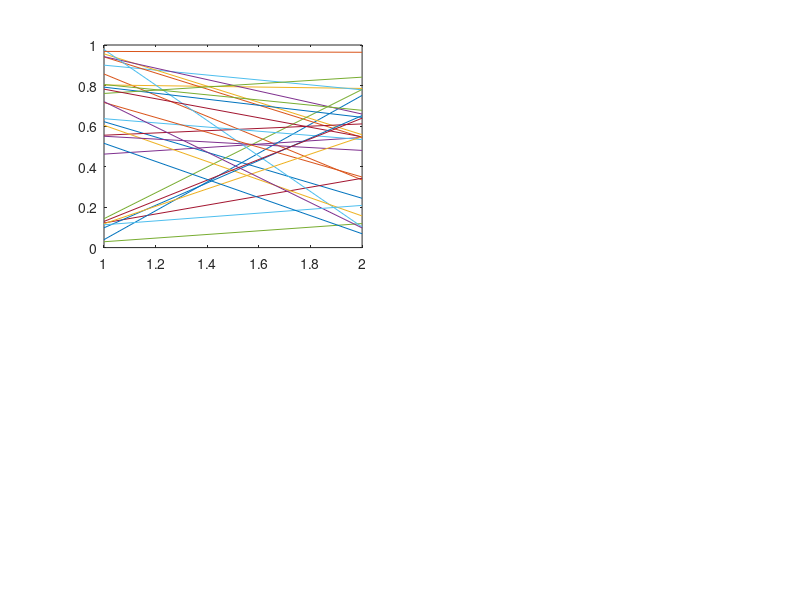

MATLAB code to generate this figure: (Note: this script raises an error after producing the figure.)
# demo for JMathLib

disp("Hello this is a demo of JMathLib")
pause(1)

disp("Hello");
pause(1);
disp("Hello this ");
pause(1);
disp("Hello this is");
pause(1);
disp("Hello this is a");
pause(1);
disp("Hello this is a demo");
pause(1);
disp("Hello this is a demo of");
pause(1);
disp("Hello this is a demo of JMathLib");
pause(1);

plot(rand(2,20))
pause(1)

subplot(2,2,1);
plot(rand(2,29));
grid(1);

subplot(2,2,2);
plot([1:29],rand(1,29),'g');
grid(1);
hold(1);
pause(1);
plot([1:20],rand(1,20),'b');

